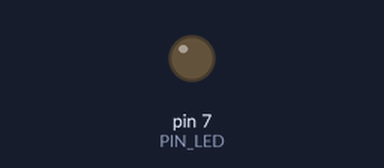
Bench run of a sketch on a simulated Arduino Uno, built with avr-gcc and run on an emulated ATmega328P. On the bench: output pins drawn as LEDs (lit = HIGH). Dashed ring = blinking. At 2.0 s the program stops and its outputs stay as they are.

Above: at 0.5 s.
At 1.85 s:
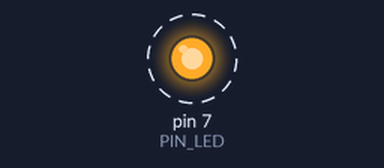
Timing chart, 0 to 3.0 s (numbered marks = the images above):
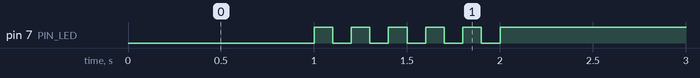

The sketch:

05_practice_2.ino
```cpp
#define PIN_LED 7 // ON=0 OFF=1
unsigned int count;

void setup() {
  pinMode(PIN_LED, OUTPUT);
  Serial.begin(115200);
  while (!Serial) {
    ;
    }
  count = 0;
  digitalWrite(PIN_LED,1);
}

void loop() {
  digitalWrite(PIN_LED,0);
  delay(1000);

  for (count=0; count <5; count++){
    digitalWrite(PIN_LED,1);
    delay(100);
    digitalWrite(PIN_LED,0);
    delay(100);
    }

  digitalWrite(PIN_LED,1);
  while (1){
    ;
    }
}
```

Measured:
- by itself, pin 7 (PIN_LED): alternates HIGH for 0.10 s and LOW for 0.10 s, 11 changes in all, then stays HIGH
